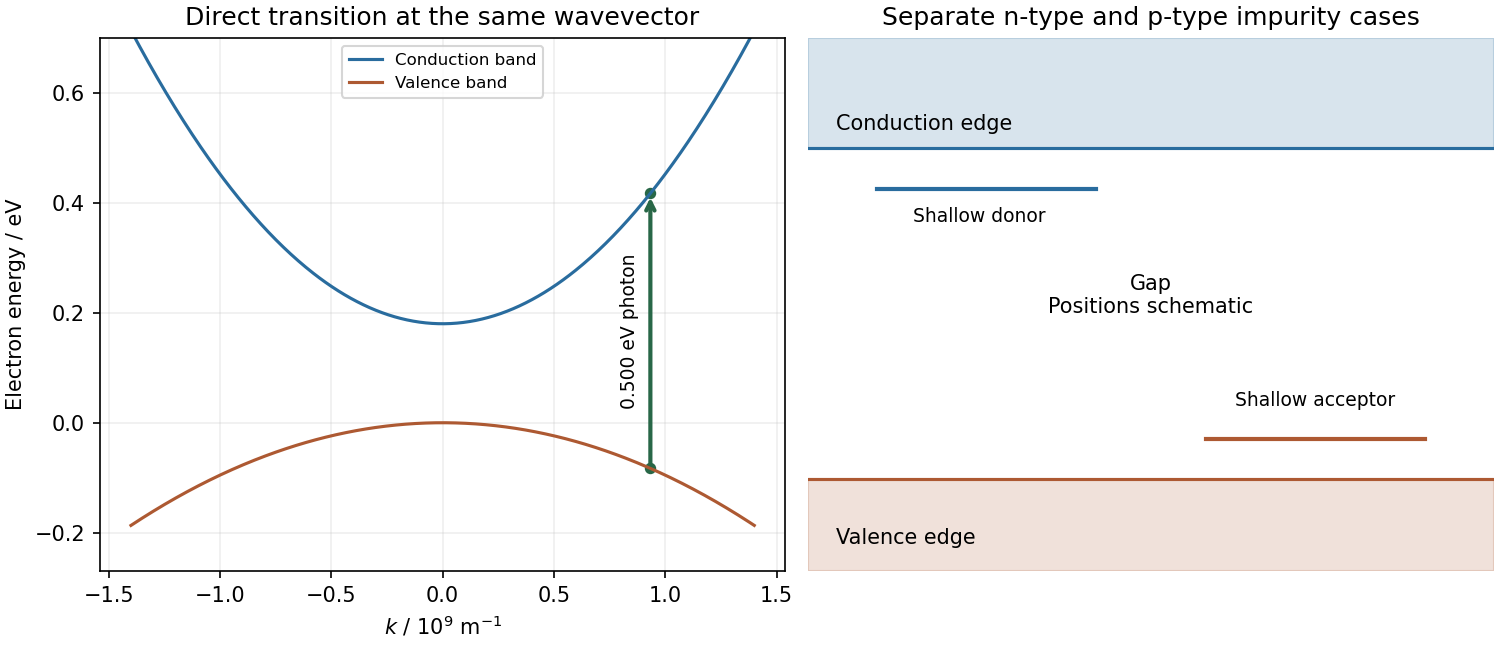

Source code (Python):
"""Original calculated illustration; Python3.14,NumPy,Matplotlib; PNG output to cwd."""
import numpy as np
import matplotlib
matplotlib.use('Agg')
import matplotlib.pyplot as plt
h=1.054571817e-34;m=9.1093837139e-31;e=1.602176634e-19;Eg=.18;mc=.14;mh=.4;kc=np.sqrt(2*m*(mc*mh/(mc+mh))*.32*e)/h/1e9
fig,axs=plt.subplots(1,2,figsize=(10,4.3),facecolor='white',layout='constrained')
k=np.linspace(-1.4,1.4,500);Ec=Eg+h*h*(1e9*k)**2/(2*mc*m*e);Ev=-h*h*(1e9*k)**2/(2*mh*m*e)
axs[0].plot(k,Ec,color='#296c9e',label='Conduction band');axs[0].plot(k,Ev,color='#ad5932',label='Valence band');ei=-.32*mc/(mc+mh);ef=Eg+.32*mh/(mc+mh)
axs[0].annotate('',xy=(kc,ef),xytext=(kc,ei),arrowprops=dict(arrowstyle='->',lw=2,color='#286747'));axs[0].text(kc-.05,(ef+ei)/2,'0.500 eV photon',rotation=90,ha='right',va='center',fontsize=9);axs[0].scatter([kc,kc],[ei,ef],color='#286747',s=20)
axs[0].set(xlabel=r'$k$ / $10^9$ m$^{-1}$',ylabel='Electron energy / eV',ylim=(-.27,.7),title='Direct transition at the same wavevector');axs[0].legend(fontsize=8,loc='upper center');axs[0].grid(alpha=.2)
a=axs[1];a.axhspan(-.05,0,color='#ad5932',alpha=.18);a.axhspan(.18,.24,color='#296c9e',alpha=.18);a.axhline(0,color='#ad5932');a.axhline(.18,color='#296c9e');a.plot([.1,.42],[.158,.158],color='#296c9e',lw=2);a.plot([.58,.9],[.022,.022],color='#ad5932',lw=2)
a.text(.25,.14,'Shallow donor',ha='center',fontsize=9);a.text(.74,.04,'Shallow acceptor',ha='center',fontsize=9);a.text(.04,.19,'Conduction edge');a.text(.04,-.035,'Valence edge');a.text(.5,.1,'Gap\nPositions schematic',ha='center',va='center',fontsize=10)
a.set(xlim=(0,1),ylim=(-.05,.24),title='Separate n-type and p-type impurity cases');a.axis('off')
fig.savefig('paper-2-semiconductor-bands.png',dpi=150,facecolor='white');plt.close(fig)
